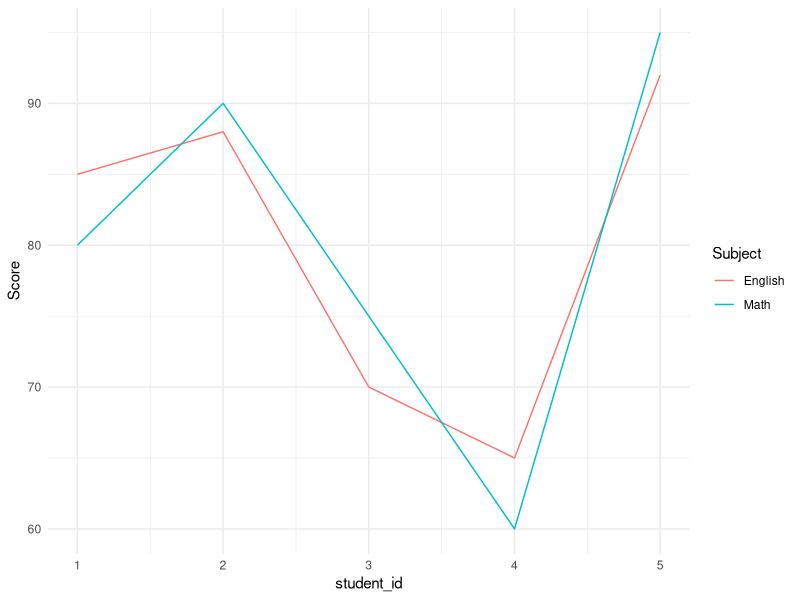

R code for this plot: (Note: this script raises an error after producing the figure.)
#final exercise


library(tidyverse)

#Problem 1 

log_data <- tibble(
  log_id = 1:5,
  date_str = c("2024-12-01", "2024-12-01", "2024-12-02", "2024-12-02", "2024-12-03"),
  time_str = c("09:30:00", "22:15:00", "14:00:00", "03:45:00", "18:20:00"),
  response_time_ms = c(120, 800, 45, 1500, 200)
)
glimpse(log_data)

log_data %>% view()

log_data %>% mutate(
  timestamp_q=paste(date_str, time_str),
  timestamp=ymd_hms(timestamp_q),
  hour_of_day=hour(timestamp),
  speed_category=case_when(
    response_time_ms>=1000 ~ "Slow",
    response_time_ms<1000 ~ "Fast"
  )
) %>% select(log_id,date_str,time_str,response_time_ms,timestamp,hour_of_day) %>% 
  view()



#Problem 2

scores<-tibble(
  student_id=1:5,
  Math_Score=c(80,90,75,60,95),
  English_Score=c(85,88,70, 65,92),
  Class= c("A","A","B","B", "A")
)
print(scores)

long_score <- scores %>% 
  pivot_longer(cols=c(Math_Score,English_Score),
               names_to="Subject",
               values_to="Score") %>% 
  mutate(Subject=str_remove(Subject,"_Score")) %>% view()
long_score %>% 
  group_by(Class,Subject) %>% 
  summarise(avg_score=mean(Score))
long_score %>% 
  ggplot(aes(x=student_id,y=Score,color=Subject))+
  geom_line()+
  theme_minimal()

#Problem 3

# 회원 정보
members <- tibble(
  member_ref = c("M001", "M002", "M003"),
  age_info = c("Age: 20s", "Age: 30s", "Age: 40s"),
  region = c("Seoul", "Busan", "Seoul")
)

# 구매 이력
orders <- tibble(
  order_id = 101:105,
  member_ref = c("M001", "M001", "M002", "M003", "M002"),
  amount = c(1000, 2000, 1500, 3000, 500)
)

joined <- orders %>% 
  left_join(members) %>% view()
joined %>% mutate(
  age_numeric=str_extract(age_info,"\\d{2}")
) %>% filter(region=="Seoul")

#Problem 4

house <- tibble(
  price = c(500, 600, 450, 700, 550, 800, 200, 650),
  size_sqm = c(50, 60, 45, 70, 55, 80, 40, 65),
  location = c("Gangnam", "Gangnam", "Gangbuk", "Gangnam",
               "Gangbuk", "Gangnam", "Gangbuk", "Gangbuk")
  ) %>% view()

quantile(house$price,0.3) 



house %>% 
  mutate(
    price_class=case_when(
      price>=quantile(house$price,0.3) ~"Expensive",
      T ~ "Normal"
    )
  )
model <- lm(price ~ size_sqm + location, data = house)
model
?quantile


#Problem 5
inventory <- tibble(
  entry_id = 1:5,
  raw_text = c(
    "Item: <Keyboard-K1> Price: $45.00 / Qty: 5",
    "Item: <Mouse-M2> Price: $20.50 / Qty: 10",
    "Item: <Monitor-D4> Price: $150.00 / Qty: 2",
    "Item: <Laptop-P9> Price: $1200.99 / Qty: 1",
    "Item: <Stand-S1> Price: $15.50 / Qty: 20"
  )
)
inventory %>% view()

inventory %>% 
  mutate(
    product_code=str_extract(raw_text,"<.+>"),
    product_code=str_remove_all(product_code,"<|>"),
    price_numeric=as.numeric(str_extract(raw_text,"\\d+.\\d+")),
    category=str_extract(product_code,"[A-Za-z]+")
  ) %>% view()


#Problem 6

raw_sales <- tibble(
  date = c("2025-05-01", "05/12/25", "2025.05.20", "May 25, 2025", "2025-06-01"),
  region_code = c("KR-Seoul", "US-NY", "KR-Busan", "US-LA", "KR-Seoul"),
  revenue = c("$2,000", "1500 USD", "$800", "Not Available", "3000")
) %>% view()

raw_sales %>% 
  mutate(
    date=parse_date_time(raw_sales$date,order=c("ymd","mdy","ymd","Bdy","ymd")),
    revenue=str_remove_all(raw_sales$revenue,"[^0-9]") %>% 
      as.numeric() %>% 
      replace_na(0),
    city=str_remove(raw_sales$region_code,"^[A-Z]{2}-")
  ) %>% group_by(city) %>% 
  summarise(total_revenue=sum(revenue)) %>% 
  arrange(desc(total_revenue)) %>% view()

#Problem 7

stock_prices <- tibble(
  company = c("A_Corp", "B_Inc", "C_Ltd"),
  `2025-01` = c(100, 200, 50),
  `2025-02` = c(110, 180, 55),
  `2025-03` = c(120, 190, 60)
) %>% view()

company_info <- tibble(
  company = c("A_Corp", "B_Inc", "C_Ltd"),
  sector = c("Tech", "Finance", "Energy")
) %>% view()

longer_stock <- stock_prices %>% 
  pivot_longer(cols=c('2025-01','2025-02','2025-03'),
               names_to="date",
               values_to="price")

longer_stock

joined_sector <-  company_info%>% 
  left_join(longer_stock) %>% view()

joined_sector %>% 
  mutate(
    before_stocks=lag(price,n=1),
    returns=((price-before_stocks)/before_stocks)
  ) %>% 
  select(company,sector,date,price,returns) %>% 
  arrange(desc(returns)) 

###########

joined_sector %>% 
  mutate(date=ym(date)) %>% 
  group_by(company) %>% 
  arrange(date) %>% 
  mutate(
    prev_price=lag(price,n=1),
    returns=(price-prev_price)/prev_price
  ) %>% ungroup() %>% 
  arrange(desc(date) %>% group_by(date))



mpg       
manufacturer<- mpg %>% group_by(manufacturer) %>% 
  summarise(avg_hwy=mean(hwy)) %>% 
  arrange(desc(avg_hwy)) %>% select(manufacturer)


?fct_reorder

mpg %>% mutate(
  manufacturer=fct_reorder(manufacturer,hwy,.fun=mean)) %>% 
  ggplot(aes(x=manufacturer,fill=class))+
  geom_bar(position="stack")+
  theme_minimal()


#Problem 8
mpg %>% ggplot(aes(x=displ,y=cty,color=drv))+
  geom_point(size=2,alpha=0.6)+
  facet_wrap(~class,ncol=2)+
  labs(title="Engine Displacement vs City MPG by Class",
       x="Displacement(L)",
       y="City MPG")+
  theme_bw()

economics %>% view()
economics %>% 
  mutate(date=ymd(date)) %>% 
  filter(date>=ymd("2000-01-01")) %>% 
  mutate(
    unemployment_rate=unemploy/pop
  ) %>% 
  ggplot(aes(x=date,y=unemployment_rate))+
  geom_line(color="darkred",linewidth=1)+
  geom_point(size=1,alpha=0.5)+
  labs(title="US Unemployment Rate Trends (Since 2000)",
       x="Year",
       y="Unemployment Rate")+
  theme_classic()

